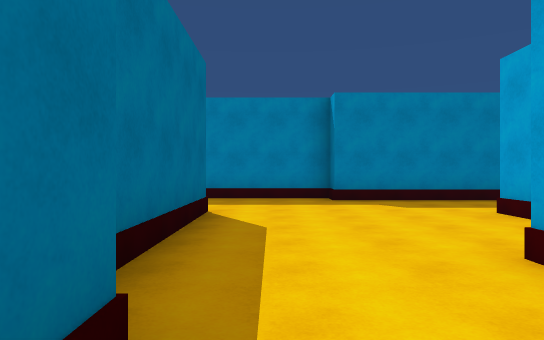
View 1 (above)

24 first-person views from a walk through a scene from a Unity 3-D project. The camera is 1.4 m above the floor, looks level and sees 70° across. The floor is counted in squares, 2 m on a side. Each view is taken from the middle of a square. On the plan, view 1 faces up. The plan holds only what a view shows up to about 11 squares ahead; the rest is blank. The place goes on beyond the plan. The player character is not drawn.

View 2
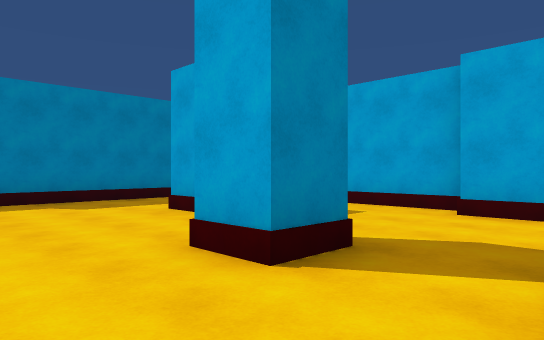

View 3
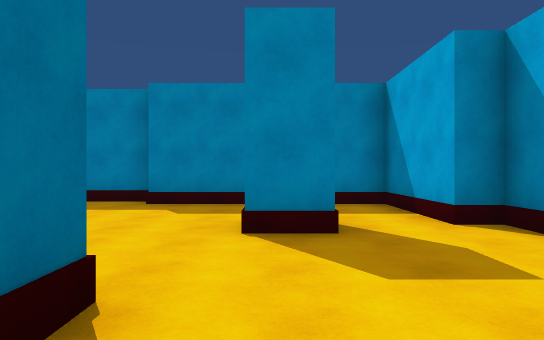

View 4
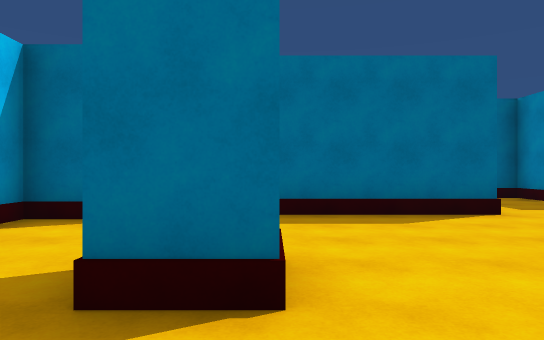

View 5
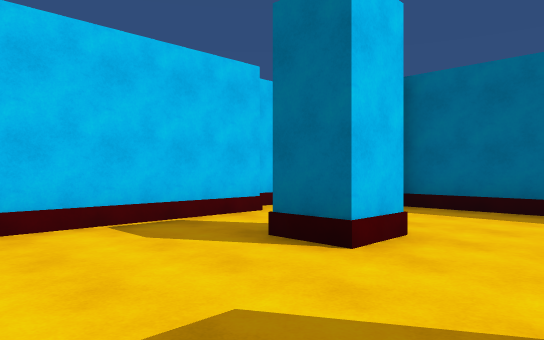

View 6
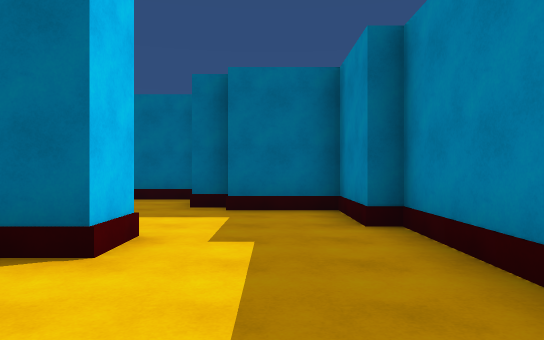

View 7
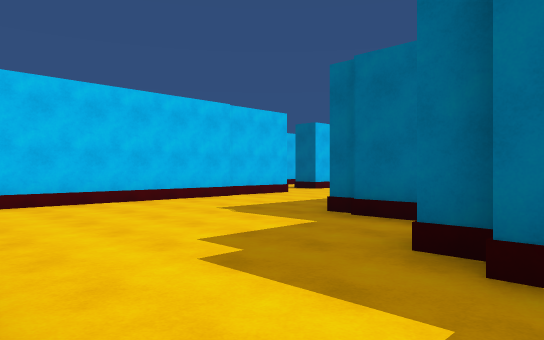

View 8
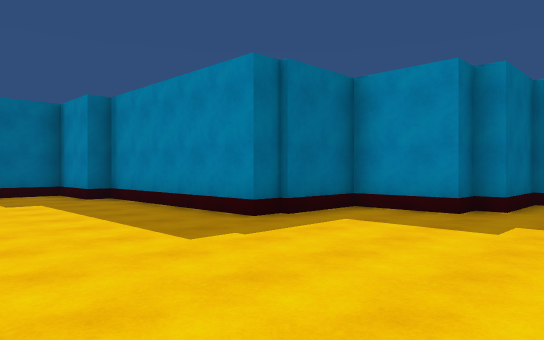

View 9
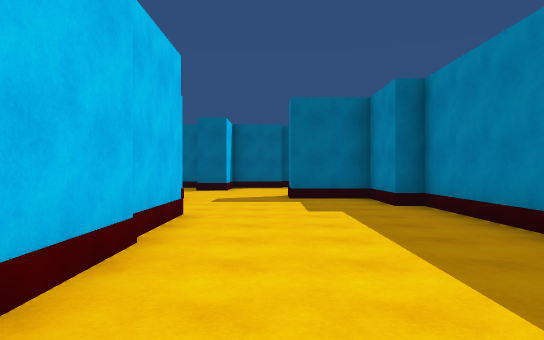

View 10
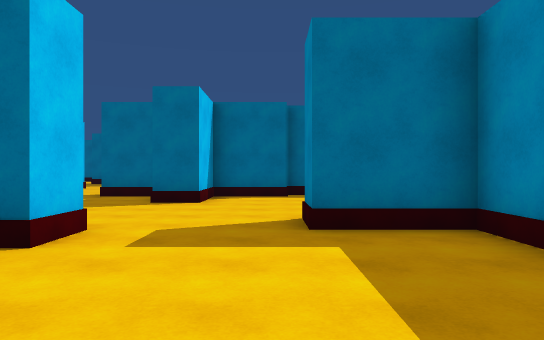

View 11
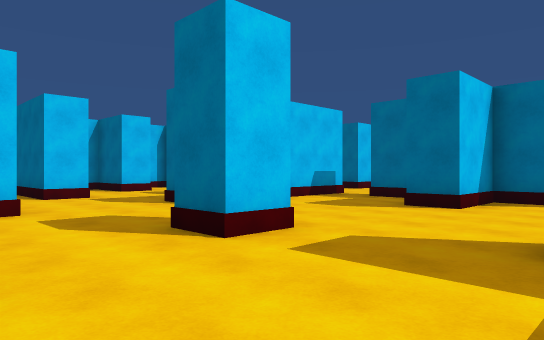

View 12
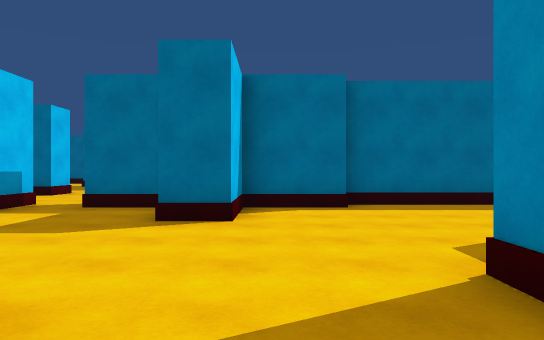

View 13
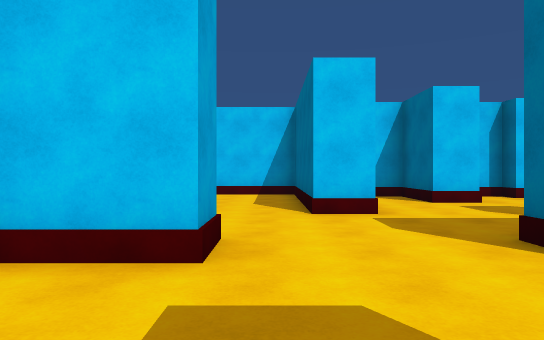

View 14
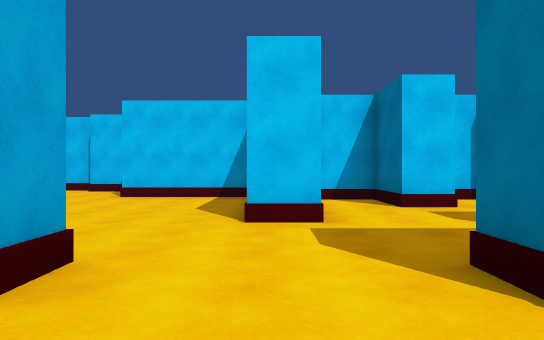

View 15
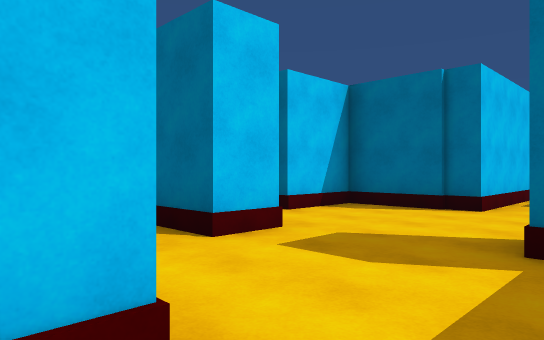

View 16
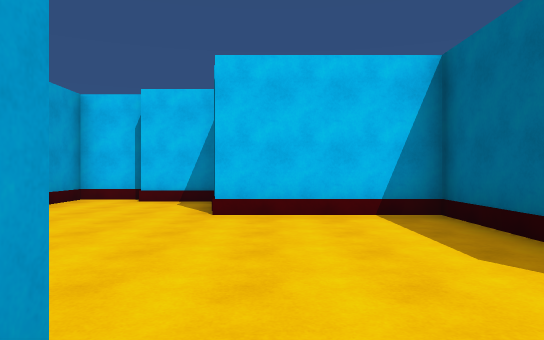

View 17
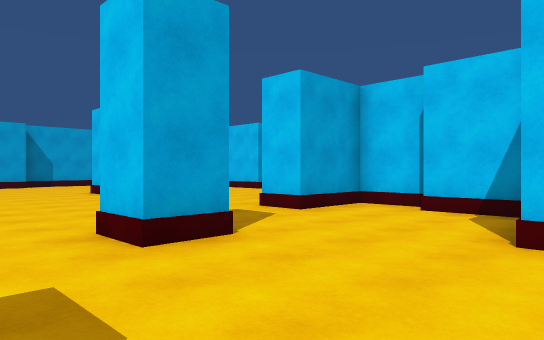

View 18
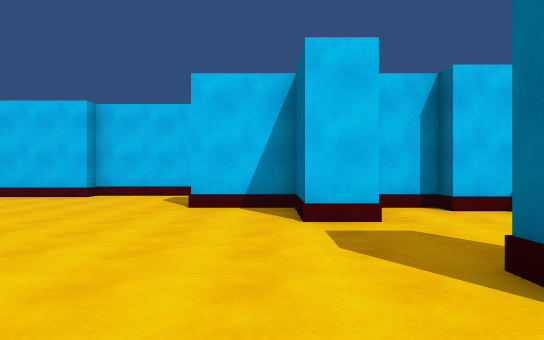

View 19
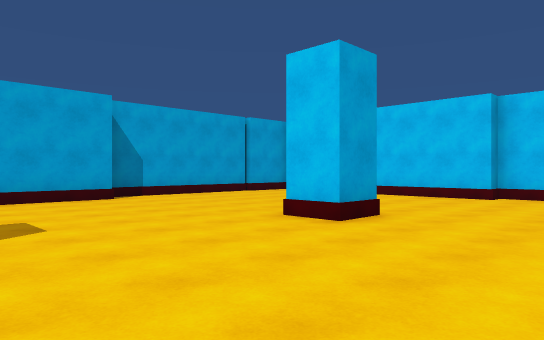

View 20
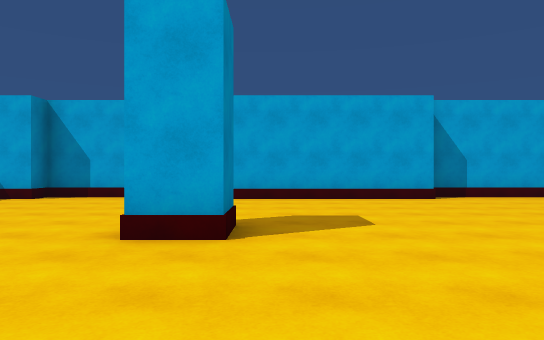

View 21
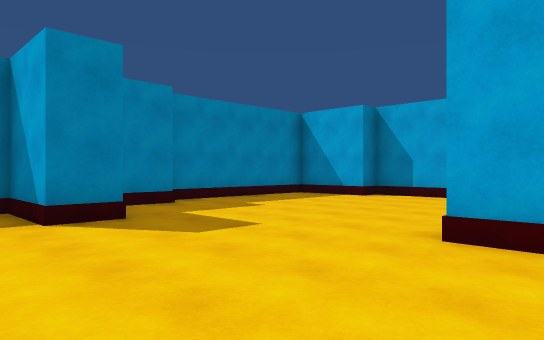

View 22
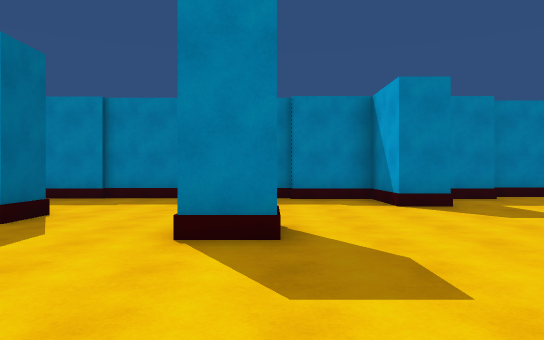

View 23
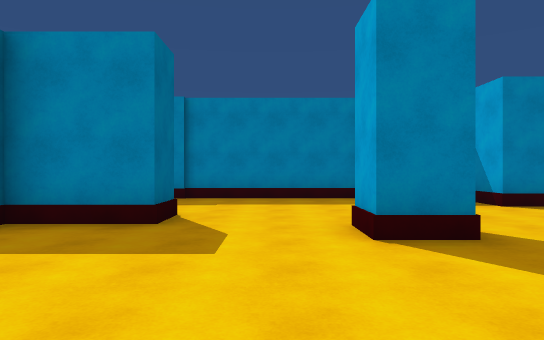

View 24
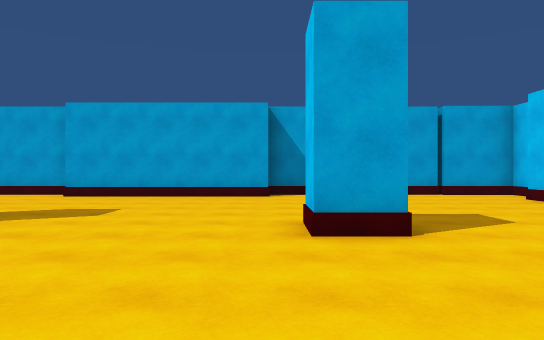

### Floor plan
Key: @ floor where view 1 was taken; # wall or solid block; . floor; O other object.
Columns run from 25 left of view 1 to 7 right of it. Each row starts with its distance up from view 1.
 10                     ########
  9                     #......######
  8                     #...........#
  7                   OO#...........#
  6                  O.....##....O..#
  5     #            O..... #.......#
  4     #..   ########..... #.......#
  3     #...  #............ #..OO...#
  2     #.....#............ #..OO...#
  1     #.................. #.......#
  0     #.................. #@.####
 -1     ###.......OOOO#############
 -2     #......O..  ........#...... #
 -3     #.........  ........#.......#
 -4    ............  ...............#
 -5   ...##  #...##  #..............#
 -6  O.      ....#####...O..........#
 -7  O     O.......#....OO..........#
 -8     ...........  .........OO....#
 -9  ..........#....................#
-10 ###OO......#....................#
-11     O...#..#......O.............#
-12     OOO.#..#....................#
-13         #######.................#
-14                O..........O.....#
-15                 ...#............#
-16                OO#.#............#
-17                  #####..........#
-18                       ..........O
-19                       ...######.O
-20                       ####     OO

Positions as (right, up) in squares from view 1, and headings:
1: (0, 0), facing up
2: (0, 0), facing up-right
3: (4, 1), facing up
4: (5, 3), facing left
5: (6, 5), facing down-left
6: (2, 8), facing left
7: (-2, 8), facing down-left
8: (-3, 0), facing up-left
9: (-5, 1), facing left
10: (-10, 1), facing left
11: (-11, 2), facing down-left
12: (-13, 0), facing left
13: (-13, -2), facing down
14: (-14, -3), facing down
15: (-14, -7), facing down-left
16: (-11, -7), facing down
17: (-11, -9), facing down-right
18: (-5, -9), facing down
19: (-3, -9), facing down-right
20: (-3, -9), facing right
21: (-3, -9), facing up-right
22: (-4, -11), facing up
23: (-6, -11), facing up
24: (-4, -13), facing right
